Frame 1 (no input): blank canvas, image omitted
Frame 60 (no input): blank canvas, image omitted
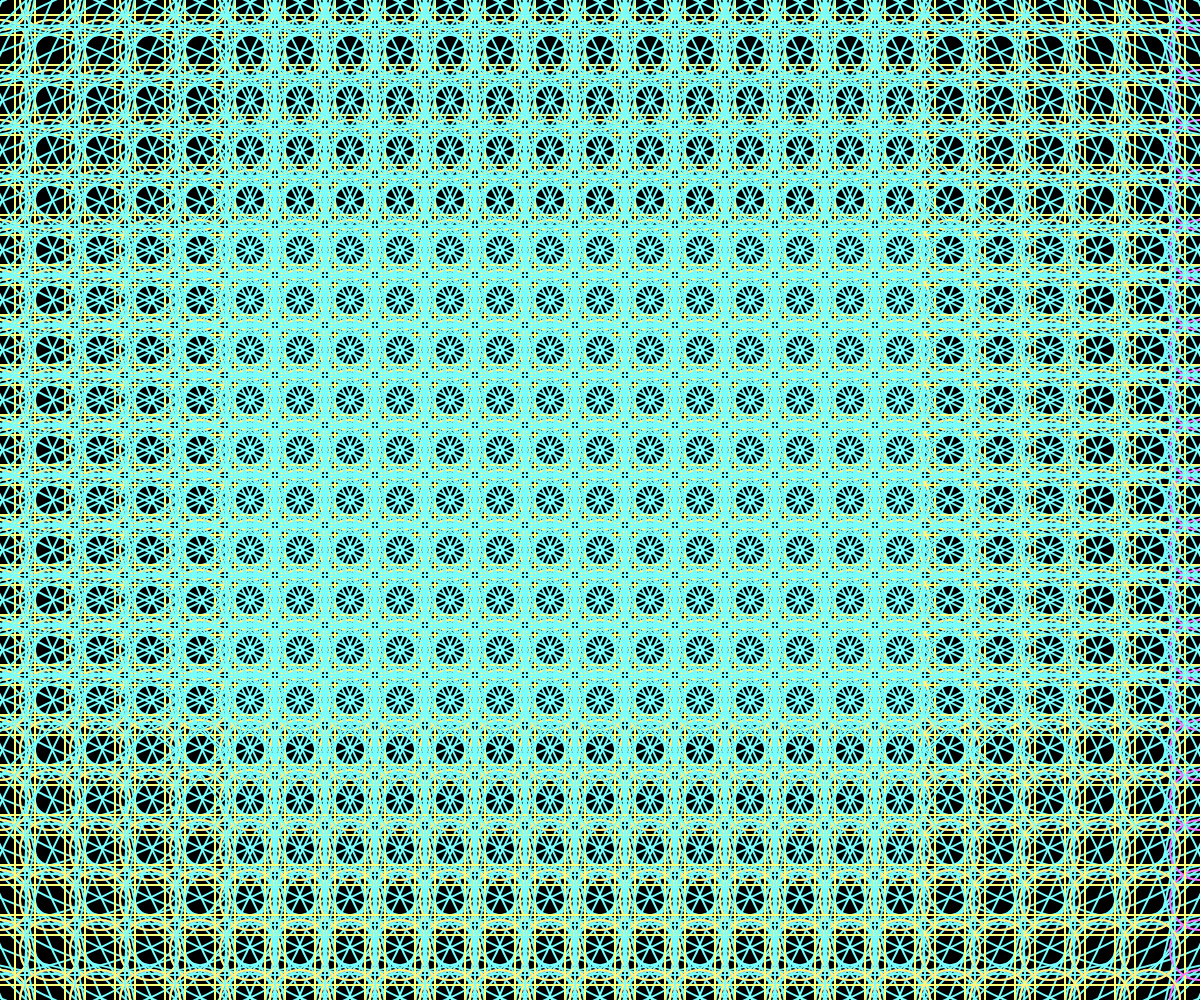
Frame 120 (the mouse pressed at the canvas centre since frame 60)

The p5.js sketch whose frames 1 and 60 were blank and that drew this single picture after the mouse press (run headless with seeded random() and noise() and a simulated clock; from frame 60 on, the mouse is pressed at the canvas centre):

// p5.js sketch
// ── sketch.js
function setup() {
  createCanvas(windowWidth, windowHeight);
}

function draw() {
  background(0);
  rectMode(CENTER)
  noFill()
  stroke(255)
  strokeWeight(2)
  for(var j = -1;j<int(height/(50));j++){
    for(var i = -1;i<int(width/(50));i++)
    {
      stroke(frameCount%256,mouseX,mouseY)
      ellipse(25+(i*50),25+(j*50),mouseX)
      stroke(mouseY,mouseX,frameCount%256)
      rect(25+(i*50),25+(j*50),mouseX/5)
      stroke(mouseX,frameCount%256,mouseY)
      ellipse(50+(i*50),50+(j*50),mouseX/10)
      stroke(mouseX,mouseY,frameCount%256)
      ellipse(0+(i*50),50+(j*50),mouseX/10)
    }
  }
}
